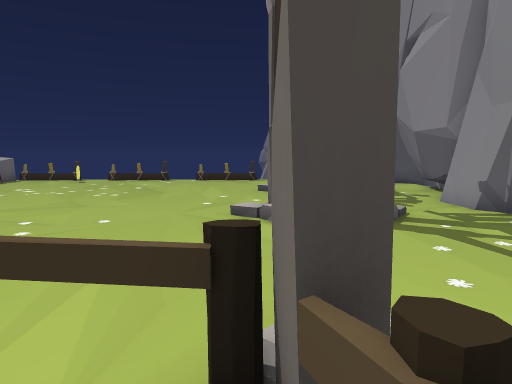
View 1 (above)

17 first-person views from a walk through a scene from a Unity 3-D project. The camera is 1.5 m above the floor, tilts 6° down and sees 70° across. Doors are open. The floor is counted in squares, 1 m on a side. Each view is taken from the middle of a square. On the plan, view 1 faces up. The plan holds only what a view shows up to about 16 squares ahead; the rest is blank. The place goes on beyond the plan. The player character is not drawn.

View 2
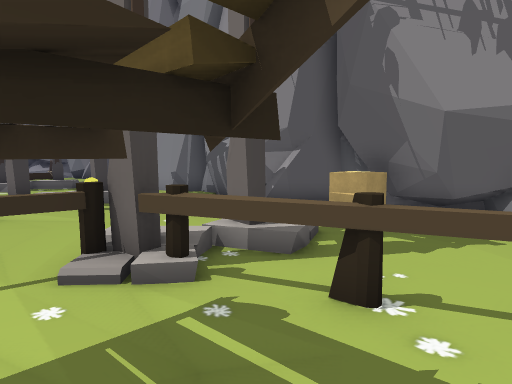

View 3
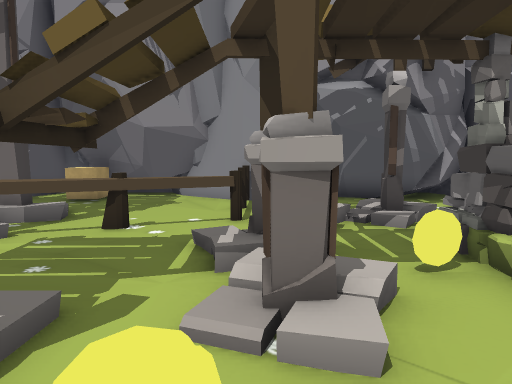

View 4
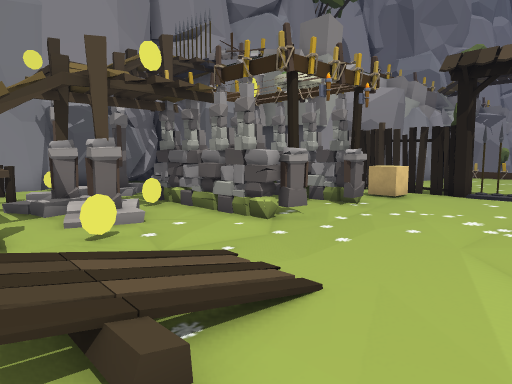

View 5
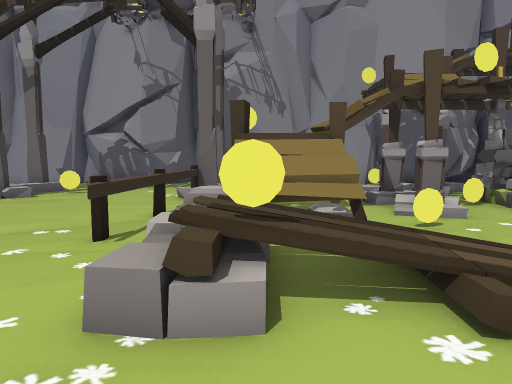

View 6
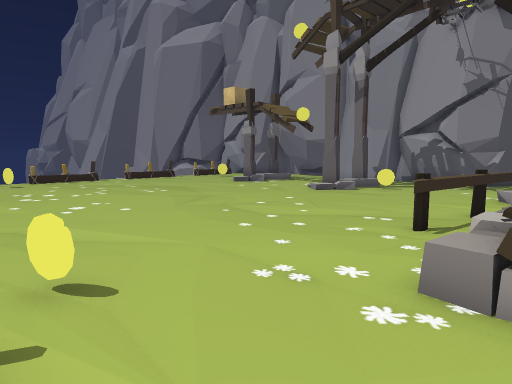

View 7
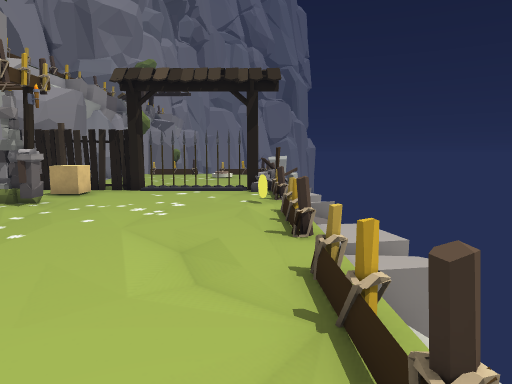

View 8
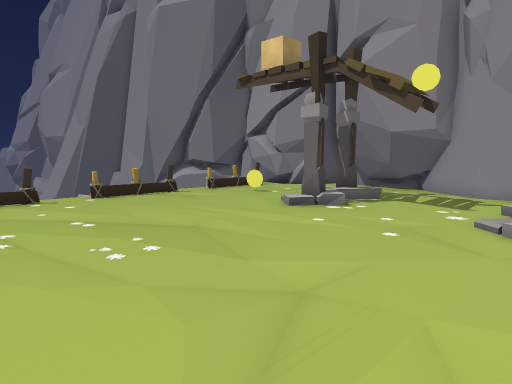

View 9
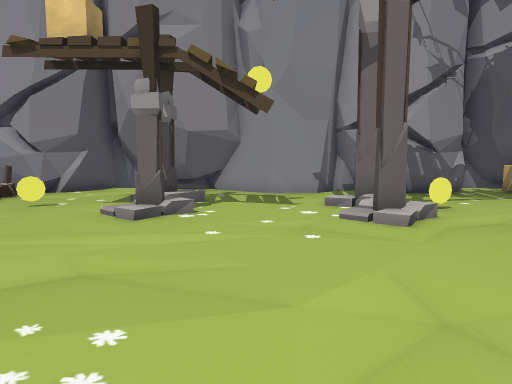

View 10
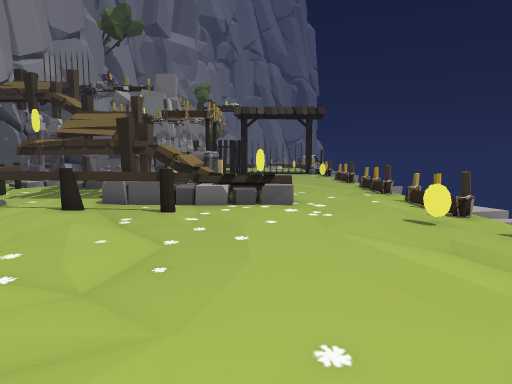

View 11
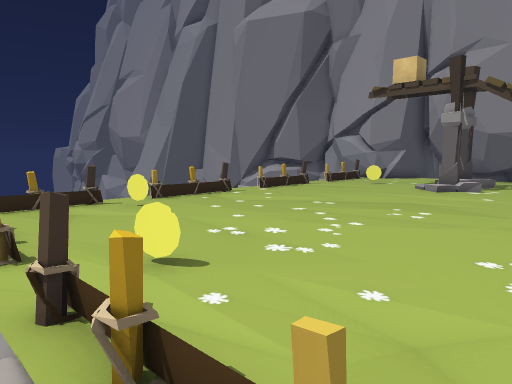

View 12
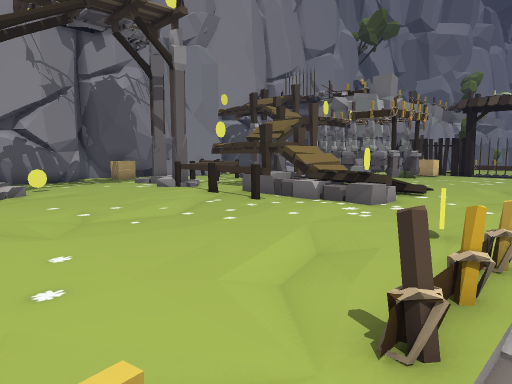

View 13
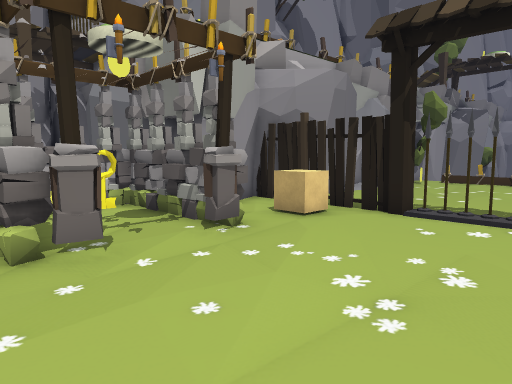

View 14
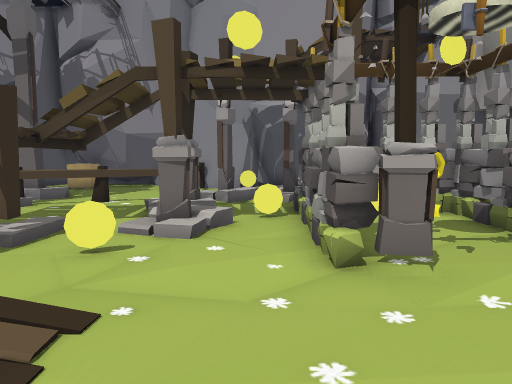

View 15
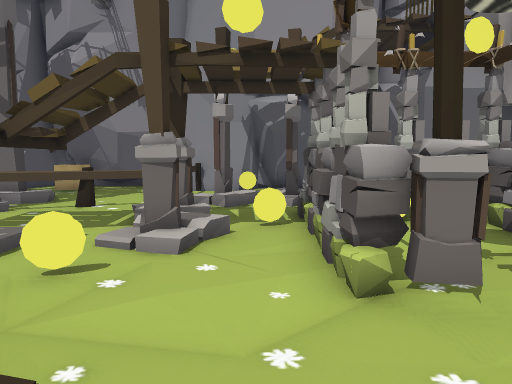

View 16
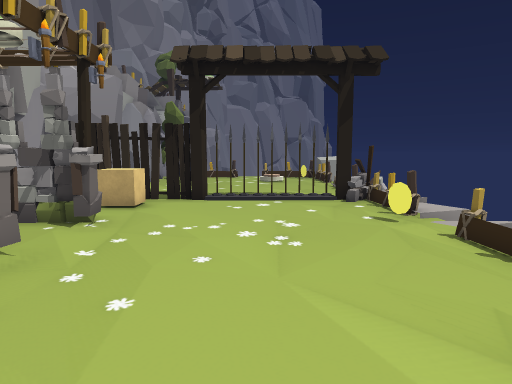

View 17
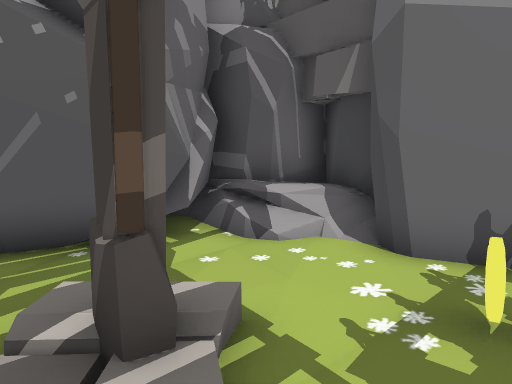

### Floor plan
Key: @ floor where view 1 was taken; # wall or solid block; x gap in a wall; . floor; / step, stairs or slope; D open door; = window, fence, low wall or low ledge; ^ raised ledge; v drop or lower ground; T thing the floor can be seen under or through; B box; F fence; K key; O other object.
Columns run from 15 left of view 1 to 8 right of it. Each row starts with its distance up from view 1.
 22             v        #
 21      F..  F..  F. F F#
 20    ..................#
 19    ...O..............###
 18   F..............O.....#
 17   ....................##
 16   F............././.  #
 15   ............./#/#  .#
 14   .O............////..##
 13  v....................#
 12   F..................##
 11  . ..................#
 10  . ............/.....##
  9   ............./#/#/..#
  8  vF............////...#
  7   ...............O...##
  6   ...................#
  5   ...................#
  4  v.O.................###
  3  .F......##=....... ...#
  2 v..........=#==T..  .B##
  1   ....===x^^=  Tx....B##
  0   .....O.^^#TTT@#.....##
 -1   .......^x  ...#.....##
 -2   F...#.=..TTTT.==....#
 -3   ........O..../.#FF.##
 -4   F.........x/#/....F#
 -5 v...........///./#  .#
 -6 vv...........O.../. O##
 -7 v.F.......#FFFF#.#...##
 -8  .........#...FF.....#
 -9  v.......D..KOFF.....#
-10  v............FFO....#
-11  v.O......F#FFF###.####
-12  vF.........  #######
-13  v........B..#     ##
-14  v........B..#
-15   ##.O..#x####
-16   #   ..... #
-17  vO        ##

Where each view was taken, in squares from view 1:
view 1: 0 up, 0 right, facing up
view 2: 3 down, 2 left, facing up-right
view 3: 4 down, 6 left, facing right
view 4: 1 down, 11 left, facing down-right
view 5: 0 up, 12 left, facing right
view 6: 0 up, 13 left, facing up-right
view 7: 0 up, 12 left, facing down
view 8: 8 up, 8 left, facing up-right
view 9: 12 up, 8 left, facing right
view 10: 12 up, 8 left, facing down
view 11: 10 up, 14 left, facing up-right
view 12: 11 up, 14 left, facing down-right
view 13: 6 down, 11 left, facing down-right
view 14: 6 down, 10 left, facing right
view 15: 6 down, 9 left, facing right
view 16: 3 down, 9 left, facing down
view 17: 6 down, 0 right, facing down-right
